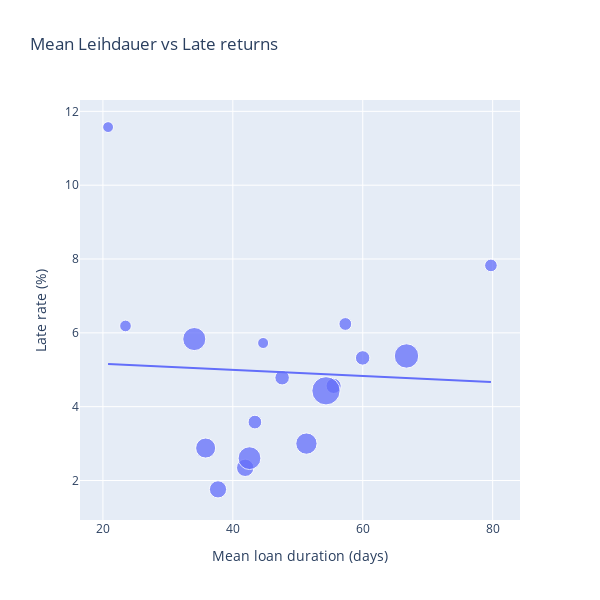

Notebook cell for this chart:
### Markdown cell above
## Identifying correlations for properties of media types

To find correlations between properties of media types and late rate we look at some scatter plots.

### Code cell
media_type_table_copy = media_type_table.copy()

counts = data_frame.groupby("Medientyp").size().rename("n_loans")
media_type_table_copy = media_type_table_copy.merge(counts, on="Medientyp", how="left")

# bubble size scaling
media_type_table_copy["size"] = 50 + 400 * np.sqrt(media_type_table_copy["n_loans"] / media_type_table_copy["n_loans"].max())

figure = px.scatter(
    media_type_table_copy,
    x="mean",
    y="late_rate_percent",
    size="size",
    hover_name="Medientyp",
    hover_data={
        "n_loans": True,
        "mean": ":.2f",
        "late_rate_percent": ":.2f",
        "median": ":.2f",
        "delta_median": ":.2f",
        "size": False
    },
    labels={
        "mean": "Mean loan duration (days)",
        "late_rate_percent": "Late rate (%)",
        "n_loans": "amount of loans",
        "delta_median": "median(late) - median(on time"
    },
    title="Mean Leihdauer vs Late returns",
    trendline="ols"
)

figure.update_traces(marker=dict(opacity=0.75))
figure.update_layout(
    xaxis_title="Mean loan duration (days)",
    yaxis_title="Late rate (%)",
    width=600,
    height=600,
)

figure.show()

# calculate pearson
log_pearson_spearman(media_type_table_copy, "mean", "late_rate_percent")

### Figure 1 — Plotly figure (JSON) as saved in the notebook; plotly's stock layout.template omitted (floating-point values rounded to 4 significant figures)
{"data": [{"customdata": [[53140.0, 20.0, 74.0, 166.8], [12060.0, 26.0, 68.5, 105.6], [6261.0, 55.0, 68.0, 90.1], [315700.0, 42.0, 57.0, 334.7], [24090.0, 36.0, 46.0, 128.6], [55470.0, 25.0, 44.0, 169.4], [162800.0, 34.0, 35.0, 254.5], [17780.0, 41.0, 32.5, 117.6], [120500.0, 23.0, 30.0, 225.9], [229100.0, 28.0, 28.0, 292.5], [6939.0, 37.0, 28.0, 92.21], [623100.0, 37.0, 24.0, 450.0], [2845.0, 14.0, 23.0, 77.03], [243500.0, 21.0, 20.0, 300.0], [18210.0, 32.0, 17.0, 118.4], [1345.0, 34.0, 16.0, 68.58], [1080.0, 14.0, 13.0, 66.65]], "hovertemplate": "<b>%{hovertext}</b><br><br>Mean loan duration (days)=%{x:.2f}<br>Late rate (%)=%{y:.2f}<br>amount of loans=%{customdata[0]}<br>median=%{customdata[1]:.2f}<br>median(late) - median(on time=%{customdata[2]:.2f}<extra></extra>", "hovertext": ["Musik-CD", "Zeitschriften", "Sprachkurse", "Sachbuch", "Fremdsprachige Belletristik", "Hörbuch", "Kinder u. Jugend-CD", "Spiele", "Comic", "Belletristik", "Konsolenspiel", "Kinder u. Jugendbuch", "Blu-Ray", "DVD", "Tonie", "Kamishibai", "Bibliothek der Dinge"], "legendgroup": "", "marker": {"color": "#636efa", "size": [166.8, 105.6, 90.1, 334.7, 128.6, 169.4, 254.5, 117.6, 225.9, 292.5, 92.21, 450.0, 77.03, 300.0, 118.4, 68.58, 66.65], "sizemode": "area", "sizeref": 1.125, "symbol": "circle", "opacity": 0.75}, "mode": "markers", "name": "", "orientation": "v", "showlegend": false, "x": [37.72, 43.4, 79.73, 66.73, 55.51, 41.9, 51.33, 59.98, 35.82, 42.57, 57.32, 54.34, 23.48, 34.07, 47.59, 44.66, 20.8], "xaxis": "x", "y": [1.76, 3.583, 7.826, 5.374, 4.562, 2.343, 3.0, 5.321, 2.879, 2.605, 6.24, 4.43, 6.186, 5.832, 4.784, 5.725, 11.57], "yaxis": "y", "type": "scatter"}, {"hovertemplate": "<b>OLS trendline</b><br>late_rate_percent = -0.00828793 * mean + 5.33111<br>R<sup>2</sup>=0.002722<br><br>Mean loan duration (days)=%{x:.2f}<br>Late rate (%)=%{y:.2f} <b>(trend)</b><extra></extra>", "legendgroup": "", "marker": {"color": "#636efa", "symbol": "circle", "opacity": 0.75}, "mode": "lines", "name": "", "showlegend": false, "x": [20.8, 23.48, 34.07, 35.82, 37.72, 41.9, 42.57, 43.4, 44.66, 47.59, 51.33, 54.34, 55.51, 57.32, 59.98, 66.73, 79.73], "xaxis": "x", "y": [5.159, 5.137, 5.049, 5.034, 5.019, 4.984, 4.978, 4.971, 4.961, 4.937, 4.906, 4.881, 4.871, 4.856, 4.834, 4.778, 4.67], "yaxis": "y", "type": "scatter"}], "layout": {"xaxis": {"anchor": "y", "domain": [0.0, 1.0], "title": {"text": "Mean loan duration (days)"}}, "yaxis": {"anchor": "x", "domain": [0.0, 1.0], "title": {"text": "Late rate (%)"}}, "legend": {"tracegroupgap": 0, "itemsizing": "constant"}, "title": {"text": "Mean Leihdauer vs Late returns"}, "width": 600, "height": 600}}
